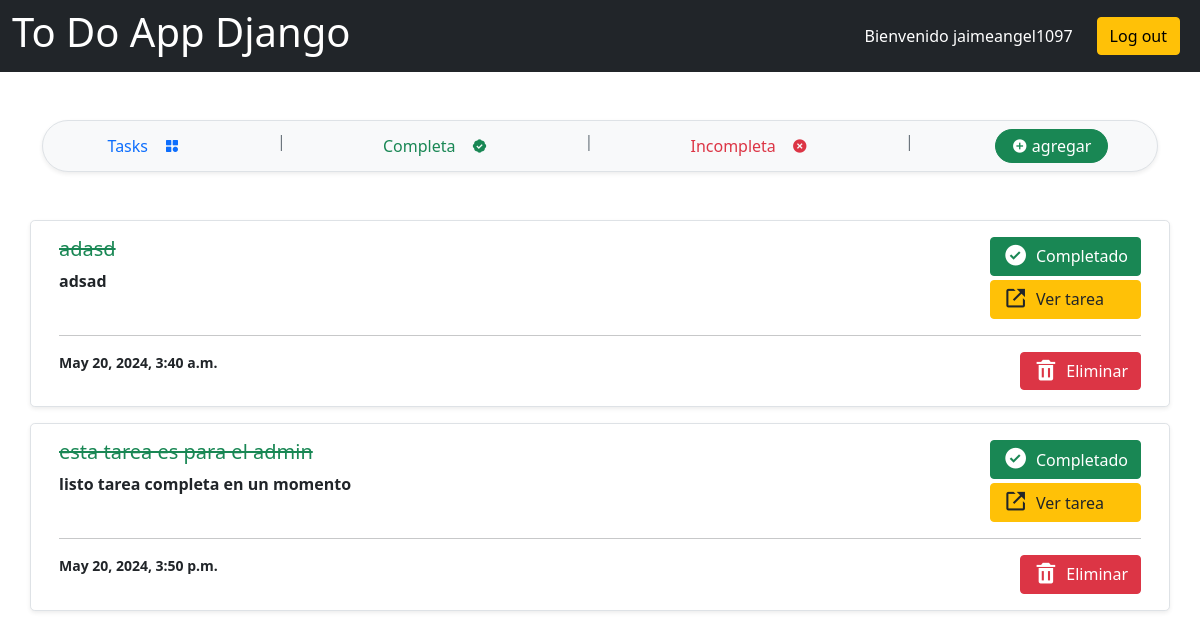
Page /completed_task (signed in) on the committed database.
### todo_aplication/models.py (models this page shows, shortened)
class Task(models.Model):
    user_id =models.ForeignKey(User, on_delete=models.CASCADE,null=True)
    task=models.CharField(max_length=150)
    description=models.TextField()
    date_created=models.DateTimeField(default=timezone.now)
    completed_task=models.BooleanField(default=False)
    date_completed = models.DateTimeField(null=True, blank=True)

### todo_aplication/views.py (the view)
# urls.py: path('completed_task',completed,name='completed-task'),
@login_required(login_url='/login')
def completed(request):
    id_user=request.user.id
    task= Task.objects.filter(user_id=id_user,completed_task=True)
    task.reverse()
    return render(request,'completed.html',{'tasks':task})

### todo_aplication/templates/completed.html (shortened to what this page needs)
{% extends "base.html" %}
{% block head %}
  <link
    href="https://unpkg.com/boxicons@2.1.4/css/boxicons.min.css"
    rel="stylesheet"
  />
{% endblock  %}
{% block content %}
  <div class="py-5 container-sm">
    <nav class="bg-light container-sm shadow-sm p-2 mb-5 rounded-pill h-auto border  d-flex justify-content-around mx-auto">
      <a href="/" class="text-decoration-none text-primary font-weight-bold py-1 px-3 d-flex align-items-center gap-1">
        <span class="font-weight-medium text-primary d-flex flex-row align-items-center gap-3">Tasks <i class="bx bxs-category"></i></span>
      </a>
      <span class="text-secondary">|</span>
      <a href="{% url 'completed-task' %}" class="text-decoration-none text-secondary font-weight-bold py-1 px-3 d-flex align-items-center gap-1">
        <span class="font-weight-medium text-success d-flex flex-row align-items-center gap-3">Completa <i class="bx bxs-badge-check"></i></span>
      </a>
      <span class="text-secondary">|</span>
      <a href="{% url 'incompleted-task' %}" class="text-decoration-none text-secondary font-weight-bold py-1 px-3 d-flex align-items-center gap-1">
        <span class="font-weight-medium text-danger d-flex flex-row align-items-center gap-3">Incompleta <i class='bx bxs-x-circle'></i></span>
      </a>
      <span class="text-secondary">|</span>
      <a href="{% url 'add-task' %}" class="text-decoration-none">
        <button type="button" class=" btn btn-success rounded-pill  py-1 px-3 d-flex align-items-center gap-1">
          <i class='bx bxs-plus-circle'></i> agregar
        </button>
      </a>
    </nav>
    <section class="row row-cols-1 gap-3">
      {% for task in tasks %}
        <div class="col shadow-sm bg-white border rounded-3">
            <div class="card-body d-flex flex-column">
                <div class="d-flex justify-content-between">
                    <div>
                        <h5 class="card-title text-success font-bold ">
                          <del> {{ task.task | slice:":30" }}</del>
                        </h5>
                        <p class="card-text text-dark fw-bold">
                            {{ task.description | slice:":35" }}
                        </p>
                    </div>
                    <div class="d-flex flex-column gap-1">
                        <a href="{% url 'toogle_task' task.id %}" class="btn btn-success d-flex align-items-center gap-2 text-white fw-semibold">
                            <i class="bx bxs-check-circle bx-sm"></i> Completado
                        </a>
                        <a href="{% url 'detail-task' task.id %}" class="btn btn-warning d-flex align-items-center gap-2 text-dark fw-semibold">
                            <i class='bx bx-link-external bx-sm'></i> Ver tarea
                        </a>
                    </div>
                </div>
                <hr>
                <div class="d-flex justify-content-between">
                    <small class="text-dark fw-bold">{{task.date_created}}</small>
                    <a href="{% url 'delete_task' task.id %}" class="btn btn-danger d-flex align-items-center gap-2 text-white fw-semibold">
                        <i class="bx bxs-trash bx-sm"></i> Eliminar
                    </a>
                </div>
            </div>
        </div>
      {% endfor %}
    </section>
  </div>
{% endblock  %}

### todo_aplication/templates/base.html (shortened to what this page needs)
<!DOCTYPE html>
<html lang="en">
<head>
    <link href="https://cdn.jsdelivr.net/npm/bootstrap@5.0.2/dist/css/bootstrap.min.css" rel="stylesheet">
    {% block head  %}
    {% endblock  %}
</head>
<body>
    <nav class="navbar navbar-expand-lg navbar-dark bg-dark">
        <div class="container-fluid d-flex flex-row justify-content-between">
            <h1 class="text-white">To Do App Django</h1>
            <div>
                <ul class="navbar-nav d-flex align-items-center  gap-3">
                    {% if user.is_authenticated %}
                    <span class='navbar-text  text-white'>Bienvenido {{user.username}}</span>
                    <li class="nav-item">
                        <a class="nav-link" href="/logout">
                            <button type="button" class="btn btn-warning">Log out</button>
                        </a>
                    </li>
                    {% else %}
                    <li class="nav-item">
                        <a class="nav-link" href="/login">
                            <button type="button" class="btn btn-warning">Login</button>
                        </a>
                    </li>
                    {% endif %}
                </ul>
            </div>
        </div>
    </nav>
    <div class="container-fluid">
        {% block content  %}
        {% endblock  %}
    </div>
</body>
</html>

### rows in the picture
Task: task "adasd", description "adsad", date_created "May 20, 2024, 3:40 a.m."
Task: task "esta tarea es para el admin", description "listo tarea completa en un momento", date_created "May 20, 2024, 3:50 p.m."

### other values in the picture
{{ user.username }} "jaimeangel1097"
